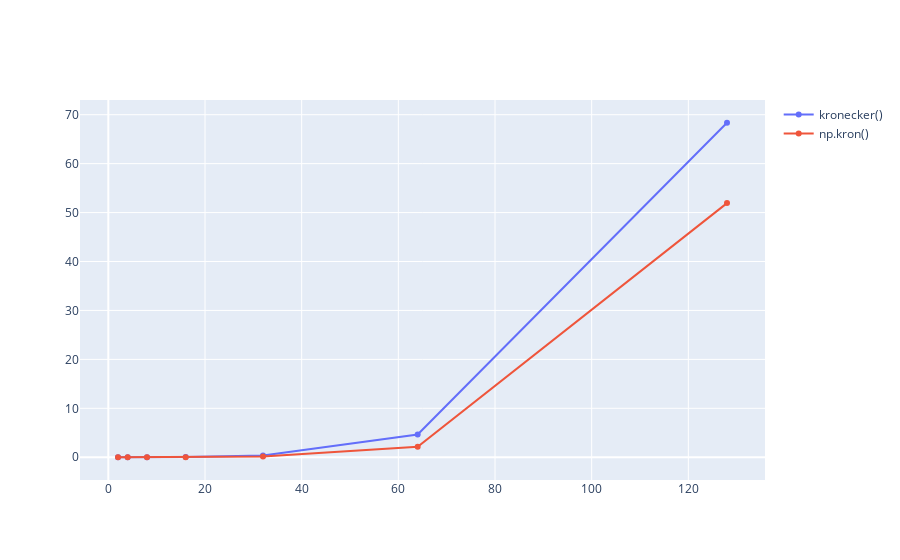

Notebook code for this chart:
### Code cell
fig = go.Figure()

fig.add_trace(go.Scatter(x=[2, 4, 8, 16, 32, 64, 128], y=Kronecker_times, mode='lines+markers', name='kronecker()'))
fig.add_trace(go.Scatter(x=[2, 4, 8, 16, 32, 64, 128], y=Kron_times, mode='lines+markers', name='np.kron()'))

fig.show()

### Figure 1 — Plotly figure (JSON) as saved in the notebook; plotly's stock layout.template omitted (floating-point values rounded to 4 significant figures)
{"data": [{"mode": "lines+markers", "name": "kronecker()", "type": "scatter", "x": [2, 4, 8, 16, 32, 64, 128], "y": [0, 0, 0.002991, 0.03291, 0.3381, 4.637, 68.35]}, {"mode": "lines+markers", "name": "np.kron()", "type": "scatter", "x": [2, 4, 8, 16, 32, 64, 128], "y": [0, 0.0009973, 0.0009999, 0.007976, 0.1326, 2.143, 51.93]}], "layout": {}}
